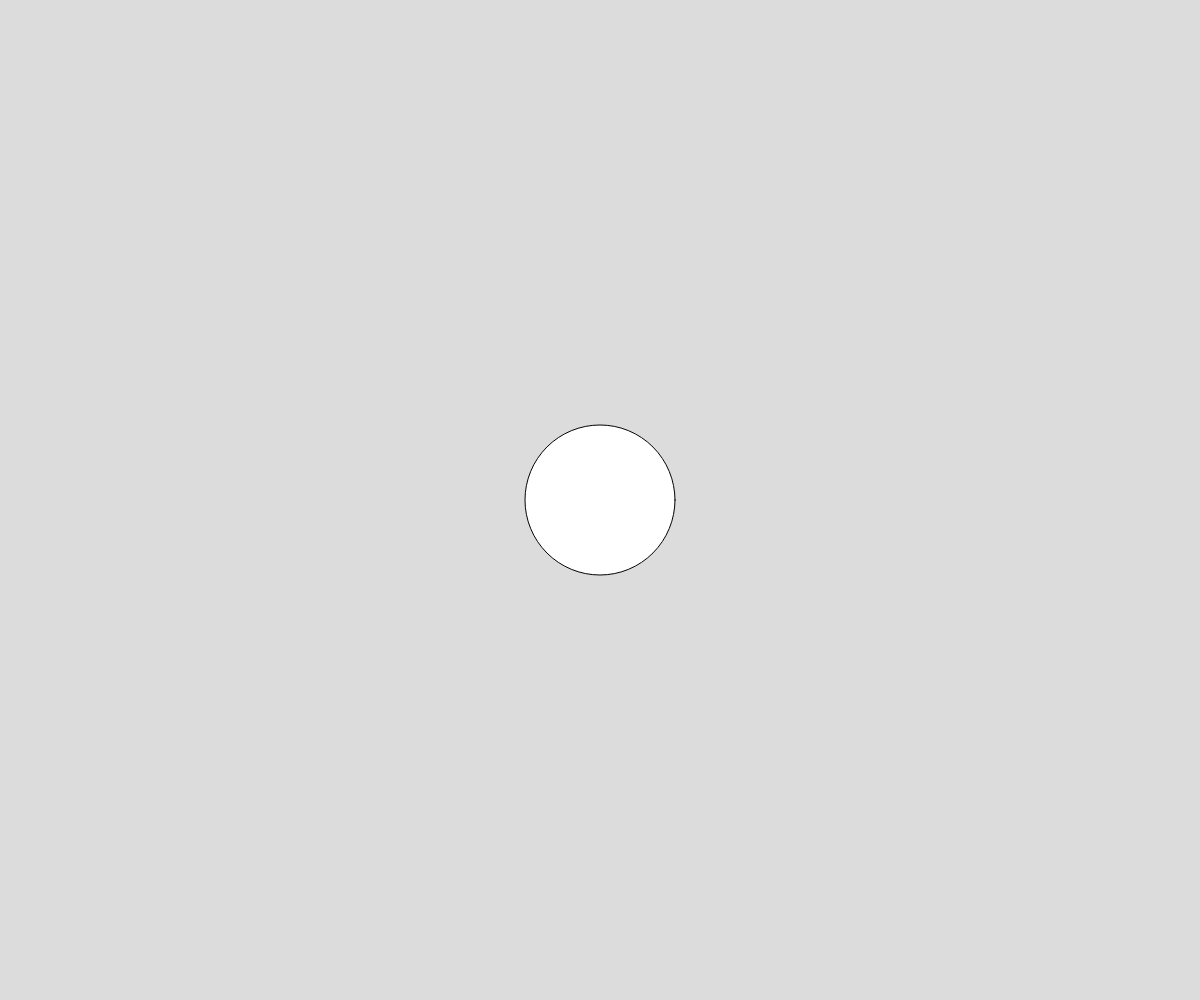
Frame 1 (no input)
Frame 60 (no input): identical to frame 1, image omitted
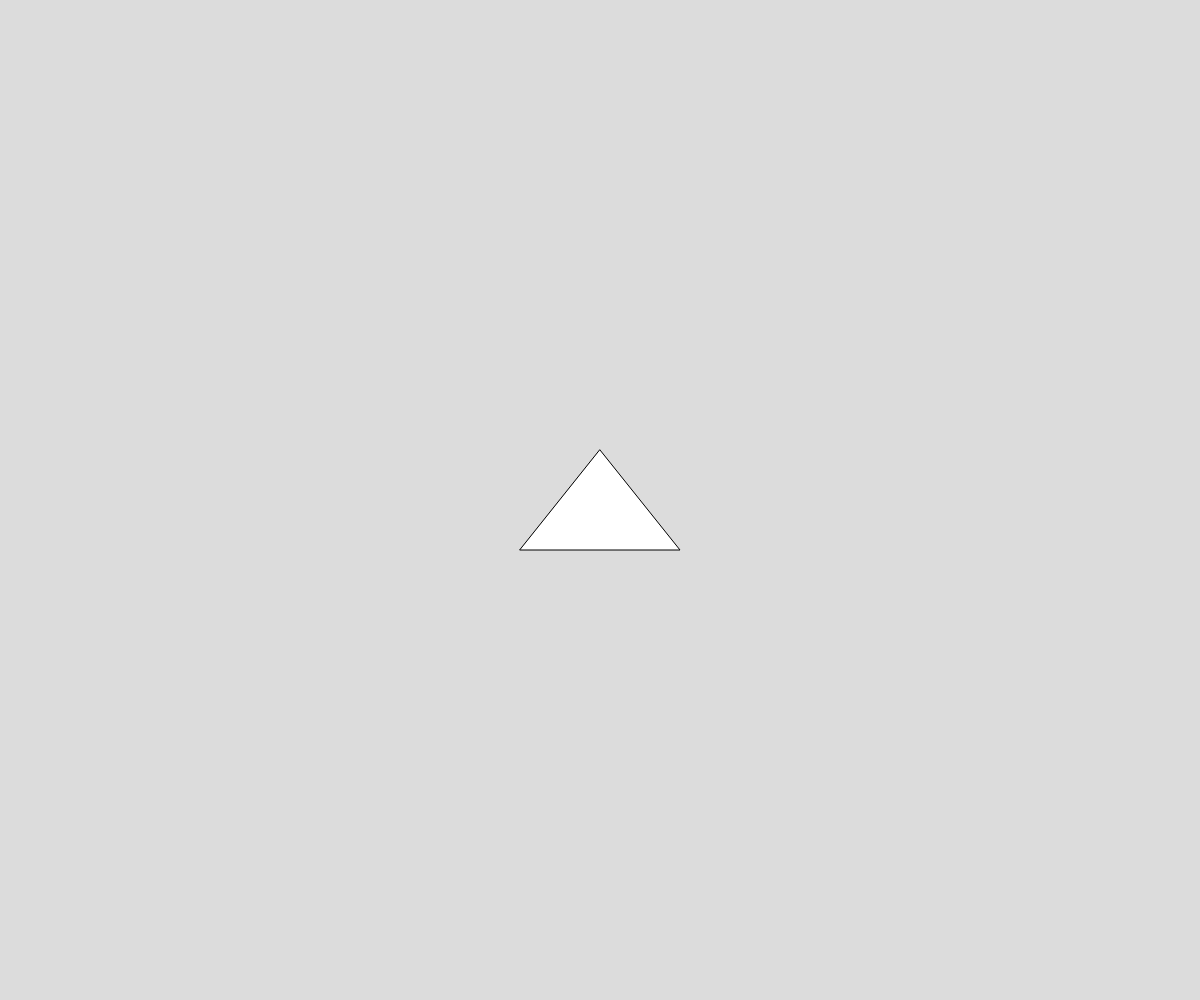
Frame 120 (the mouse pressed at the canvas centre since frame 60)

The p5.js sketch that drew these frames (run headless with seeded random() and noise() and a simulated clock; from frame 60 on, the mouse is pressed at the canvas centre):

// p5.js sketch
// ── sketch.js
// State Variable / Real Time
// Mr. Scott
// Sept 23, 2026

// Global Variables
let objectType = 0;
// 0 - circle
// 1 - triangle
// 2 - starburst
let startTime = 0;

async function setup() {
  createCanvas(windowWidth, windowHeight);
}

function draw() {
  //repeats at target of 60fps
  background(220);
  drawShape();
  let elapsed = millis()-startTime;
  if(elapsed > 1000){ //1000ms === 1 seconds
    updateState();
    startTime = millis(); //reset timer
  }
} //delay automatically added here
  //if needed.

function keyPressed(){
  //special 'event' function. Gets
  //called whenever we press a button
  //on the keyboard.
  updateState();
}

function updateState(){
  objectType++;
  //add logic to keep variable in 
  //range of (0-2)
  if(objectType > 2){
    objectType = 0;
  }
}

function drawShape() {
  // inspect state variable (objectType)
  // and draw one of three possible
  // shapes on the Canvas.
  //[ALT][SHIFT][F] - autoformat
  let x = width / 2; let y = height / 2;
  switch (objectType) {
    case 0:
      circle(x, y, 150);
      break;
    case 1:
      triangle(x-80,y+50, x+80,y+50, x,y-50);
      break;
    case 2:
      //  loop var ; condition ; update
      for(let i = 0; i < 30 ; i++ ){
        let x2 = random(x-80, x+80);
        let y2 = random(y-80, y+80);
        line(x,y,x2,y2);
      }
  }
}
